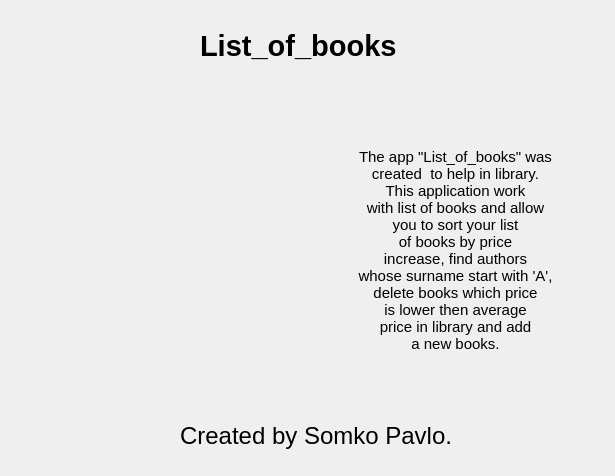
<?xml version="1.0" encoding="UTF-8"?>
<ui version="4.0">
 <class>Dialog</class>
 <widget class="QDialog" name="Dialog">
  <property name="geometry">
   <rect>
    <x>0</x>
    <y>0</y>
    <width>615</width>
    <height>476</height>
   </rect>
  </property>
  <property name="windowTitle">
   <string>Dialog</string>
  </property>
  <widget class="QLabel" name="label">
   <property name="geometry">
    <rect>
     <x>40</x>
     <y>130</y>
     <width>221</width>
     <height>271</height>
    </rect>
   </property>
   <property name="autoFillBackground">
    <bool>false</bool>
   </property>
   <property name="text">
    <string/>
   </property>
   <property name="pixmap">
    <pixmap>../../books.png</pixmap>
   </property>
  </widget>
  <widget class="QLabel" name="label_2">
   <property name="geometry">
    <rect>
     <x>200</x>
     <y>10</y>
     <width>261</width>
     <height>71</height>
    </rect>
   </property>
   <property name="font">
    <font>
     <pointsize>22</pointsize>
     <weight>75</weight>
     <bold>true</bold>
    </font>
   </property>
   <property name="text">
    <string>List_of_books</string>
   </property>
  </widget>
  <widget class="QLabel" name="label_3">
   <property name="geometry">
    <rect>
     <x>340</x>
     <y>100</y>
     <width>231</width>
     <height>301</height>
    </rect>
   </property>
   <property name="font">
    <font>
     <pointsize>11</pointsize>
    </font>
   </property>
   <property name="text">
    <string>The app &quot;List_of_books&quot; was 
created  to help in library.
This application work
with list of books and allow
you to sort your list
of books by price
increase, find authors
whose surname start with 'A',
delete books which price
is lower then average
price in library and add
a new books.</string>
   </property>
   <property name="alignment">
    <set>Qt::AlignCenter</set>
   </property>
  </widget>
  <widget class="QLabel" name="label_4">
   <property name="geometry">
    <rect>
     <x>180</x>
     <y>400</y>
     <width>331</width>
     <height>71</height>
    </rect>
   </property>
   <property name="font">
    <font>
     <pointsize>18</pointsize>
     <weight>50</weight>
     <bold>false</bold>
    </font>
   </property>
   <property name="text">
    <string>Created by Somko Pavlo.</string>
   </property>
  </widget>
 </widget>
 <resources/>
 <connections/>
</ui>
